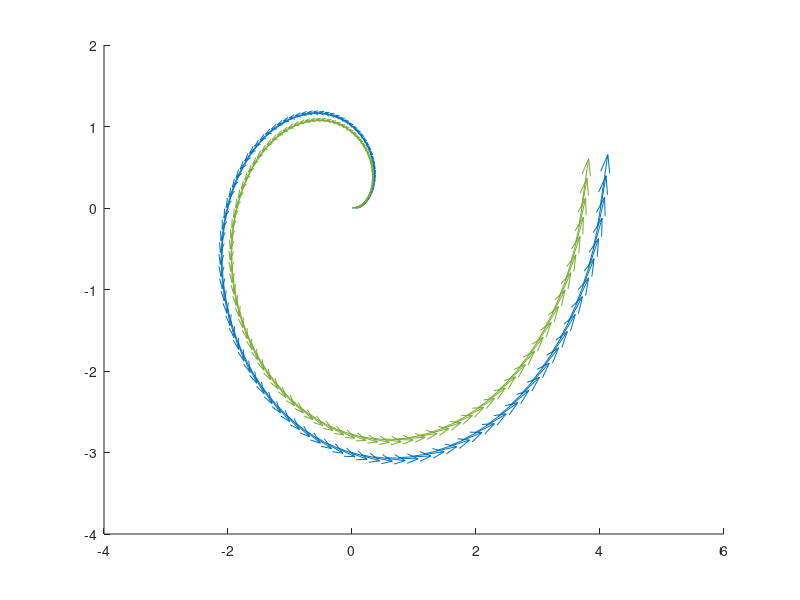

Write the MATLAB code that produced this figure.
v_mus = 3.7; %[m/s]
v_man = 4;   %[m/s]
a_mus = 6;   %[m/s²]
a_man = 5;   %[m/s²]
alpha_mus = 567; %[rad/s²]
alpha_man = 8^2 * 0.5;%(omega_man² * r_arm) [rad/s²] 
omega_mus = 21; %[rad/s]
omega_man = 8; %[rad/s]
r_mus = 0.5;
x_mus = 0;
y_mus = 0;
x_man1 = 15;
y_man1 = 0;

mus_v_vek = linspace(0,v_mus);
man_v_vek = linspace(0,v_man);

mus_angle_vek = linspace(0,2*pi);
man_angle_vek = linspace(0,2*pi);

dx_man = man_v_vek.*cos(man_angle_vek);                 % Create ‘x’ Coordinate
dy_man = man_v_vek.*sin(man_angle_vek);                 % Create ‘y’ Coordinate

dx_mus = mus_v_vek.*cos(mus_angle_vek);
dy_mus = mus_v_vek.*sin(mus_angle_vek);

gradx_man = gradient(dx_man);               % Create x-Direction Vector
grady_man = gradient(dy_man);               % Create y-Direction Vector

gradx_mus = gradient(dx_mus);
grady_mus = gradient(dy_mus);

figure(1)
hold on
quiver(dx_man, dy_man, gradx_man, grady_man)
grid

quiver(dx_mus, dy_mus, gradx_mus, grady_mus)
grid

%x_man2 = 13
%y_man2 = 2

